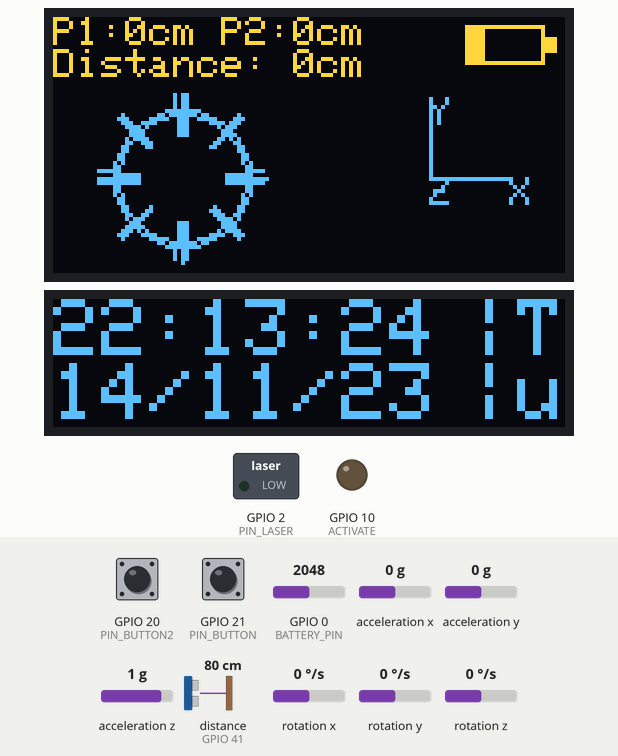
This sketch was run on a simulated ESP32-C3. Parts: 128×64 one-colour display, 128×32 one-colour display, switched loads named in the sketch (green lamp = pin HIGH), output pins drawn as LEDs (lit = HIGH). Inputs (shaded band) come from the test bench; at power-on: GPIO 21 (PIN_BUTTON) HIGH, GPIO 20 (PIN_BUTTON2) HIGH, acceleration x 0 g, GPIO 0 (BATTERY_PIN) = 2048, acceleration y 0 g, acceleration z 1 g, distance to the obstacle (sensor on GPIO 41) 80 cm, rotation x 0 °/s, rotation y 0 °/s, rotation z 0 °/s (analog values on the 0–4095 scale). The OLED is the two-colour kind (top 16 rows yellow); WiFi joins after 1.5 s; servers stay silent unless stated; network time is answered at once with the bench clock; the local clock reads 2024-03-15 10:24:30 at power-on unless the sketch sets it; what the sketch prints to the serial monitor is not drawn.

Above: at 8.4 s.
8.5 s: GPIO 21 (PIN_BUTTON) pulled LOW for 0.15 s
At 8.85 s:
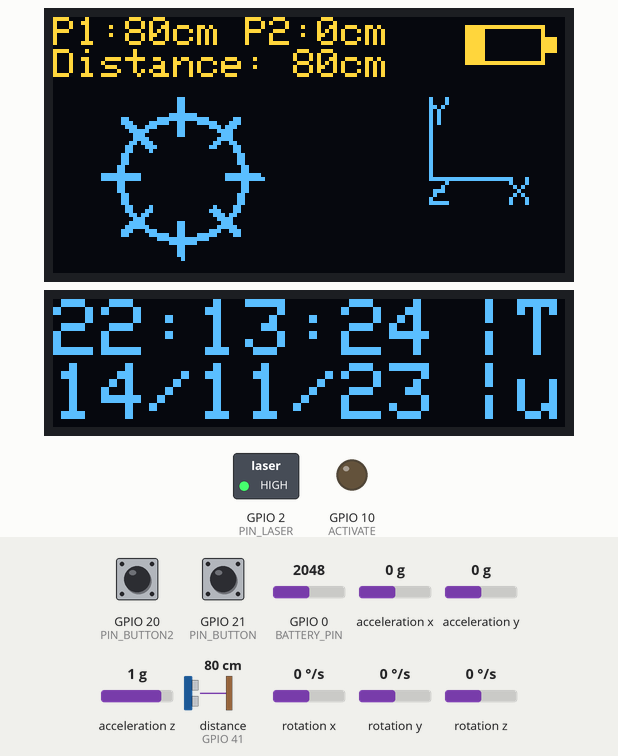
9.2 s: GPIO 20 (PIN_BUTTON2) pulled LOW for 0.15 s
At 9.9 s:
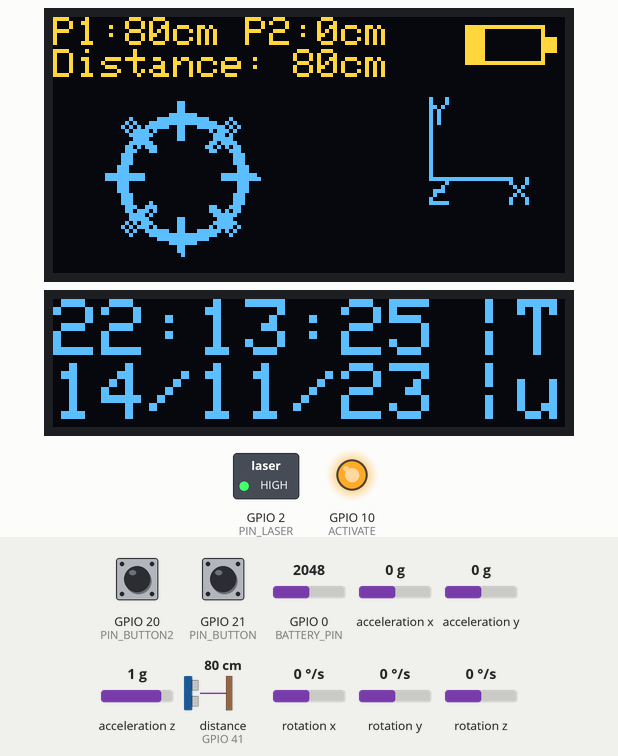
12.2 s: GPIO 21 (PIN_BUTTON) pulled LOW for 1 s
At 12.9 s:
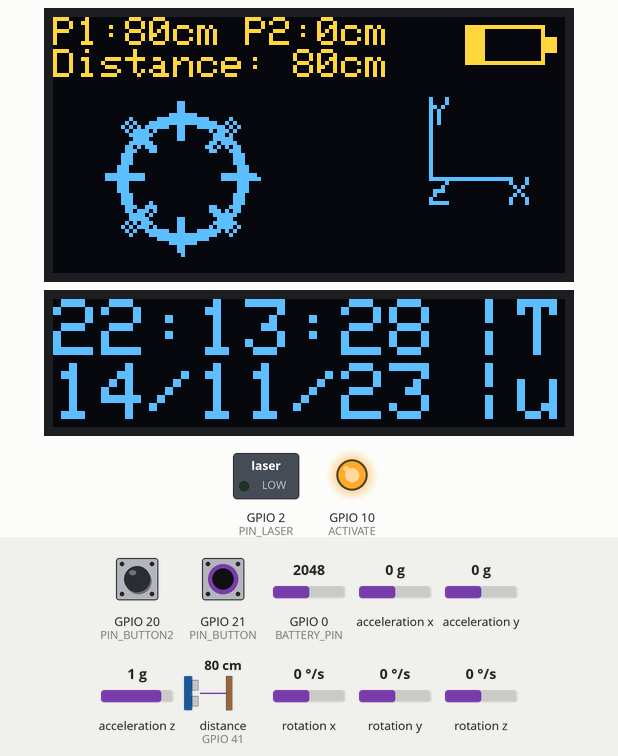
14.8 s: acceleration x set to -1.4 g
At 15.9 s:
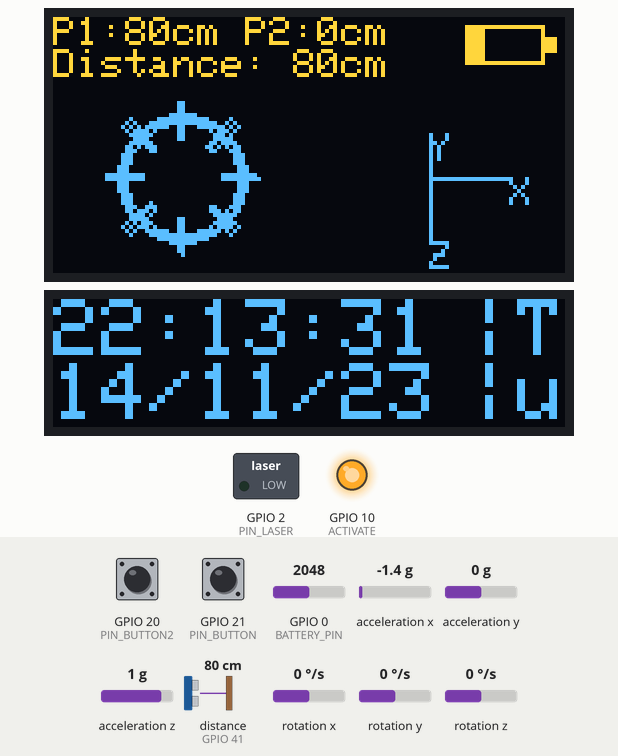
16.3 s: GPIO 0 (BATTERY_PIN) set to 2866
At 17.6 s:
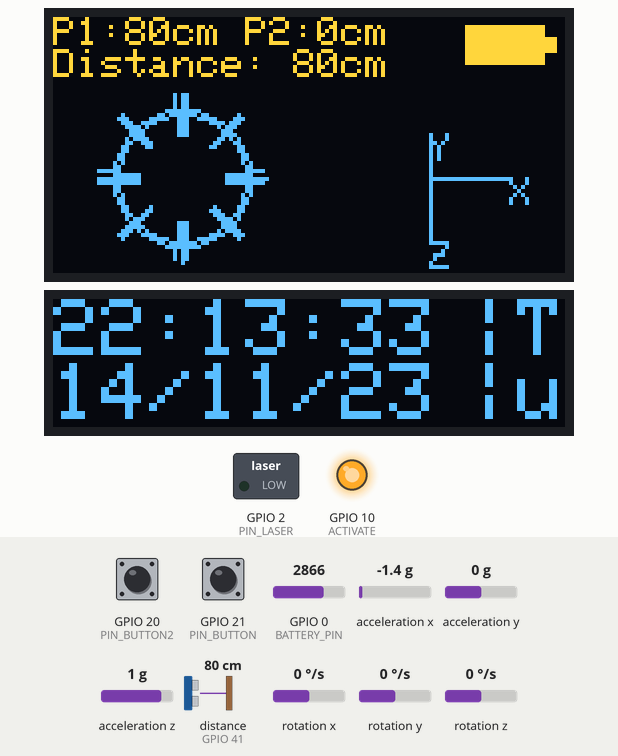
17.8 s: acceleration y set to -1.4 g
At 19.5 s:
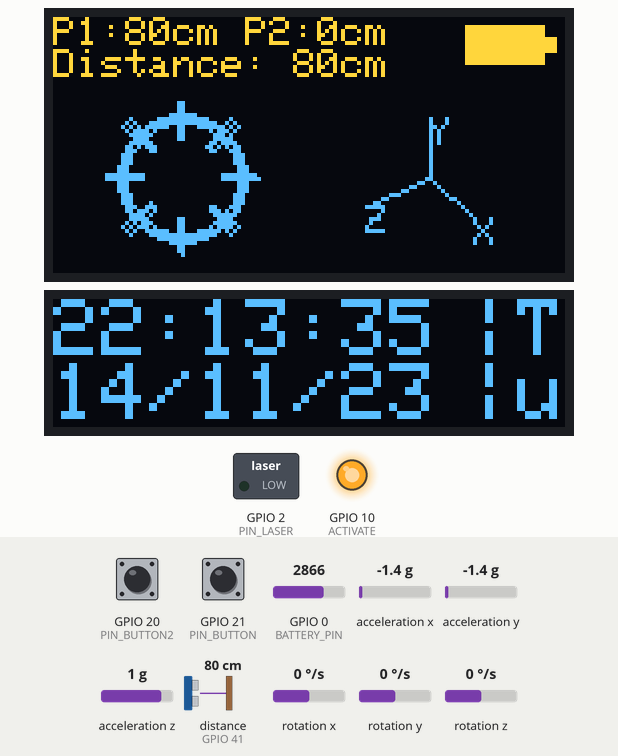
Timing chart, 0 to 20.3 s (numbered marks = the images above; inputs shaded):
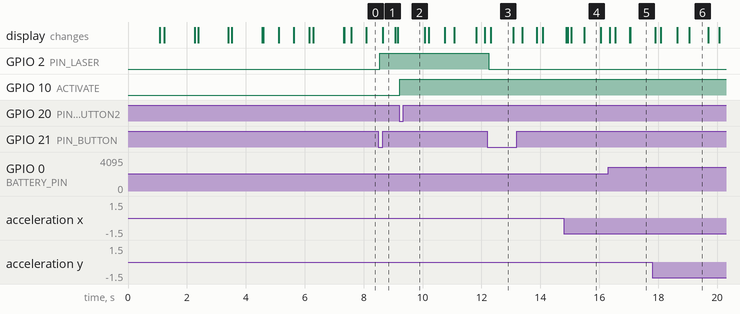

Measured:
- after the input at 8.5 s, GPIO 2 (PIN_LASER): LOW → HIGH after 0.05 s
- after the input at 9.2 s, GPIO 10 (ACTIVATE): LOW → HIGH at once
- after the input at 12.2 s, GPIO 2 (PIN_LASER): HIGH → LOW at once
- what the display in image 1 shows lasts 0.4 s, from 8.7 s to 9.1 s
- what the display in image 3 shows lasts 0.8 s, from 12.3 s to 13.1 s
- what the display in image 4 shows lasts 0.5 s, from 15.5 s to 16.0 s

The sketch:

CH_watch_esp32-C3_previous.ino
```cpp
#include <Adafruit_GFX.h>
#include <Adafruit_SSD1306.h>
#include <MPU6050.h>
#include "RTClib.h"
#include <math.h>
#include <WiFi.h>
#include <WiFiUdp.h>
#include <NTPClient.h>
#include "VL53L1X.h"
#include <esp_task_wdt.h>

#define CHAOS_STAR_X      32
#define CHAOS_STAR_Y      40
#define CHAOS_STAR_SIZE   20

// ========== ПИНЫ ==========
const uint8_t PIN_SDA = 6;
const uint8_t PIN_SCL = 5;
const uint8_t PIN_LASER = 2;
const uint8_t PIN_BUTTON = 21;
const uint8_t PIN_BUTTON2 = 20;
const uint8_t ACTIVATE = 10;
const uint8_t BATTERY_PIN = 0;

// ========== ДИСПЛЕИ ==========
#define SCREEN1_WIDTH 128
#define SCREEN1_HEIGHT 64
#define SCREEN1_ADDR 0x3D
Adafruit_SSD1306 display1(SCREEN1_WIDTH, SCREEN1_HEIGHT, &Wire);

#define SCREEN2_WIDTH 128
#define SCREEN2_HEIGHT 32
#define SCREEN2_ADDR 0x3C
Adafruit_SSD1306 display2(SCREEN2_WIDTH, SCREEN2_HEIGHT, &Wire);

// ========== NTP ==========
WiFiUDP ntpUDP;
NTPClient timeClient(ntpUDP, "pool.ntp.org", 10800);

// ========== ДАТЧИКИ ==========
MPU6050 imu(0x69);
RTC_DS1307 rtc;
VL53L1X tofSensor;

// ========== ДАННЫЕ ==========
struct {
  uint16_t distance;
  float angle;
} measurements[2];

struct {
  float x, y, z;
} acceleration;

struct {
  bool useNTP = false;
  bool wifiConnected = false;
} wifiState;

const struct {
  const char* ssid;
  const char* password;
} wifiNetworks[3] = {
  {"TP-Link_C552", "57174198"},
  {"ssid", "passwd"},
  {"CH_net.su", "vybp2748"}
};

// ========== СОСТОЯНИЕ ==========
volatile bool buttonPressed = false;
volatile unsigned long lastButtonPress = 0;
uint8_t current_point = 0;
uint8_t operation_mode = 0;
bool laser_active = false;
uint8_t chaosPulsePhase = 0;
uint32_t lastSync = 0;
uint32_t last_update = 0;
volatile bool button2Pressed = false;
volatile unsigned long lastButton2Press = 0;

// ========== КОНСТАНТЫ ==========
const uint8_t DISPLAY_ORIGIN_X = 128/2 + 30;
const uint8_t DISPLAY_ORIGIN_Y = 40;
const uint8_t AXIS_LENGTH = 20;
const uint16_t MEASURE_INTERVAL = 50;
const char daysOfTheWeek[7][12] = {"Su","Mo","Tu","We","Th","Fr","Sa"};
const int wifiNetworksCount = sizeof(wifiNetworks) / sizeof(wifiNetworks[0]);
const float VOLTAGE_FULL = 4.2;
const float VOLTAGE_EMPTY = 3.0;

// ========== ПРОТОТИПЫ ФУНКЦИЙ ==========
void IRAM_ATTR buttonISR();
void IRAM_ATTR button2ISR();
void drawChaosStar(Adafruit_SSD1306 &display, uint8_t x, uint8_t y, uint8_t size, uint8_t pulsePhase);
void draw3DAxis(Adafruit_SSD1306 &display, float pitch, float roll, float yaw);
void handleButtonPress();
void handleButton2Press();
void showInitMessage(const String& message, bool clear = true);

void setup() {
  Serial.begin(115200);

  // Инициализация основного дисплея в первую очередь
  Wire.begin(PIN_SDA, PIN_SCL);
  if(!display1.begin(SSD1306_SWITCHCAPVCC, SCREEN1_ADDR)) {
    Serial.println("Display1 не найден!");
    while(1);
  }

  showInitMessage("Starting system...");
  delay(1000);

  setupPins();
  setupI2C();

  showInitMessage("Initializing components:");
  delay(1000);

  setupDisplays();
  setupSensors();

  showInitMessage("Connecting to WiFi...");
  wifiState.wifiConnected = connectToWiFi();
  wifiState.useNTP = wifiState.wifiConnected;

  if (wifiState.wifiConnected) {
    showInitMessage("Syncing time...");
    syncTimeWithNTP();
  }

  // Финальное сообщение
  display1.clearDisplay();
  display1.setTextSize(1);
  display1.setCursor(0,0);
  display1.println("System initialized");
  display1.setCursor(0,16);
  display1.print("WiFi: ");
  display1.println(wifiState.wifiConnected ? "OK" : "FAIL");
  display1.setCursor(0,32);
  display1.println("Ready to work!");
  display1.display();
  delay(1000);

  Serial.println("Система инициализирована");
}

void loop() {
  if (wifiState.wifiConnected && millis() - lastSync >= 3600000) {
    syncTimeWithNTP();
    lastSync = millis();
  }

  uint32_t current_time = millis();

  if(current_time - last_update < MEASURE_INTERVAL) return;
  last_update = current_time;

  if (buttonPressed) {
    buttonPressed = false;
    handleButtonPress();
  }

  if (button2Pressed) {
    button2Pressed = false;
    handleButton2Press();
  }

  readSensors();
  updateDisplays();
}

// ========== ФУНКЦИЯ ДЛЯ ВЫВОДА СООБЩЕНИЙ ИНИЦИАЛИЗАЦИИ ==========
void showInitMessage(const String& message, bool clear) {
  display1.clearDisplay();
  display1.setTextSize(1);
  display1.setTextColor(WHITE);
  display1.setCursor(0,0);
  display1.println(message);
  display1.display();
  Serial.println(message);
}

// ========== ОБРАБОТЧИКИ ПРЕРЫВАНИЙ ==========
void IRAM_ATTR buttonISR() {
  unsigned long currentTime = millis();
  if (currentTime - lastButtonPress > 100) {
    buttonPressed = true;
    lastButtonPress = currentTime;
  }
}

void IRAM_ATTR button2ISR() {
  unsigned long currentTime = millis();
  if (currentTime - lastButton2Press > 100) {
    button2Pressed = true;
    lastButton2Press = currentTime;
  }
}

// ========== ОБРАБОТКА НАЖАТИЙ ==========
void handleButtonPress() {
  operation_mode = (operation_mode + 1) % 3;

  switch(operation_mode) {
    case 1:
      laser_active = true;
      digitalWrite(PIN_LASER, HIGH);
      takeMeasurement();
      break;

    case 2:
      laser_active = false;
      digitalWrite(PIN_LASER, LOW);
      current_point = (current_point + 1) % 2;
      break;
  }
}

void handleButton2Press() {
  digitalWrite(ACTIVATE, HIGH);
  Serial.println("Button 2 pressed");
}

// ========== ОСНОВНЫЕ ФУНКЦИИ ==========
DateTime getCurrentTime() {
  if (wifiState.useNTP && wifiState.wifiConnected) {
    timeClient.update();
    return DateTime(timeClient.getEpochTime());
  }
  return rtc.now();
}

bool connectToWiFi() {
  if (wifiNetworksCount == 0) {
    showInitMessage("No WiFi networks", false);
    return false;
  }

  for (int i = 0; i < wifiNetworksCount; i++) {
    if (strlen(wifiNetworks[i].ssid) == 0) continue;

    display1.print("Trying: ");
    display1.println(wifiNetworks[i].ssid);
    display1.display();
    WiFi.mode(WIFI_STA);
    WiFi.begin(wifiNetworks[i].ssid, wifiNetworks[i].password);
    int attempts = 0;
    while (attempts < 20) {
      if (WiFi.status() == WL_CONNECTED) {
        showInitMessage("WiFi connected!", false);
        timeClient.begin();
        return true;
      }
      delay(500);
      display1.print(".");
      display1.display();
      attempts++;
    }
    showInitMessage("Failed to connect", false);
    WiFi.disconnect();
    delay(1000);
  }

  showInitMessage("All attempts failed", false);
  return false;
}

void syncTimeWithNTP() {
  if (wifiState.wifiConnected && timeClient.update()) {
    DateTime ntpTime(timeClient.getEpochTime());
    rtc.adjust(ntpTime);
    showInitMessage("Time synced!", false);
    Serial.println("Time synchronized with NTP");
  }
}

void setupPins() {
  pinMode(PIN_LASER, OUTPUT);
  pinMode(ACTIVATE, OUTPUT);
  digitalWrite(ACTIVATE, LOW);
  pinMode(PIN_BUTTON, INPUT_PULLUP);
  pinMode(PIN_BUTTON2, INPUT_PULLUP);
  digitalWrite(PIN_LASER, LOW);
  analogReadResolution(12);       // Устанавливаем разрешение АЦП (9-12 бит)
  analogSetAttenuation(ADC_11db); // Установка аттенюатора: 11 dB (макс. ~3.1 В)

  attachInterrupt(digitalPinToInterrupt(PIN_BUTTON), buttonISR, FALLING);
  attachInterrupt(digitalPinToInterrupt(PIN_BUTTON2), button2ISR, FALLING);

  showInitMessage("Pins initialized", false);
}

void setupI2C() {
  Wire.begin(PIN_SDA, PIN_SCL);
  Wire.setClock(100000);
  pinMode(PIN_SDA, INPUT_PULLUP);
  pinMode(PIN_SCL, INPUT_PULLUP);
  delay(100);

  showInitMessage("I2C initialized", false);
}

void setupDisplays() {
  showInitMessage("Init displays...", false);

  if(!display2.begin(SSD1306_SWITCHCAPVCC, SCREEN2_ADDR)) {
    showInitMessage("Display2: FAIL", false);
    Serial.println("Display2 не найден!");
    while(1);
  }
  showInitMessage("Display2: OK", false);

  display2.clearDisplay();
  display2.setTextSize(1);
  display2.setTextColor(WHITE);
  display2.setCursor(32,16);
  display2.println("Made in Dimasik");
  display2.setCursor(72,24);
  display2.println("from FAKI");
  display2.display();
}

void setupSensors() {
  showInitMessage("Init sensors:", false);

  // MPU6050
  imu.initialize();
  bool mpuStatus = imu.testConnection();
  display1.print("MPU6050: ");
  display1.println(mpuStatus ? "OK" : "FAIL");
  display1.display();
  Serial.println(mpuStatus ? "MPU6050 OK" : "MPU6050 fail");
  delay(1000);

  // RTC
  if(!rtc.begin()) {
    showInitMessage("RTC: FAIL", false);
    Serial.println("RTC не инициализирован");
    while(1);
  }
  showInitMessage("RTC: OK", false);
  delay(100);

  // VL53L1X
  Wire.beginTransmission(0x29);
  if (Wire.endTransmission() == 0) {
    if (!tofSensor.init()) {
      showInitMessage("VL53L1X: FAIL", false);
      Serial.println("Ошибка инициализации VL53L1X!");
      while (1);
    }
    tofSensor.setAddress(0x29);
    tofSensor.setDistanceMode(VL53L1X::Long);
    tofSensor.setMeasurementTimingBudget(50000);
    tofSensor.startContinuous(50);
    showInitMessage("VL53L1X: OK", false);
    Serial.println("VL53L1X инициализирован");
  } else {
    showInitMessage("VL53L1X: Not found", false);
  }
  delay(1000);

  rtc.adjust(DateTime(F(__DATE__), F(__TIME__)));
}

uint8_t readBatteryPercent() {
  int adcValue = analogRead(BATTERY_PIN);
  float voltage = adcValue * (3.3 / 4095.0) * 2.0; // делитель 1:1

  voltage = constrain(voltage, VOLTAGE_EMPTY, VOLTAGE_FULL);
  float percentFloat = (voltage - VOLTAGE_EMPTY) / (VOLTAGE_FULL - VOLTAGE_EMPTY) * 100.0;

  percentFloat = constrain(percentFloat, 0.0, 100.0);
  uint8_t percent = (uint8_t)round(percentFloat);

  return percent;
}

void drawBatteryIndicator(uint8_t percent, Adafruit_SSD1306 &display) {
  if (percent > 100) percent = 100;

  // Координаты и размеры индикатора
  int16_t x = SCREEN1_WIDTH - 25;
  int16_t y = 2;
  int16_t width = 20;
  int16_t height = 10;
  int16_t capWidth = 3;
  int16_t capHeight = 4;

  // Очищаем область
  display.fillRect(x - 1, y - 1, width + capWidth + 2, height + 2, SSD1306_BLACK);
  // Рисуем контур батареи
  display.drawRect(x, y, width, height, SSD1306_WHITE);
  // Рисуем "колпачок" батареи
  display.fillRect(x + width, y + (height - capHeight) / 2, capWidth, capHeight, SSD1306_WHITE);

  // Рассчитываем ширину заполненной части
  int16_t fillWidth = (width - 2) * percent / 100;

  // Ограничиваем ширину заполнения, чтобы не выходить за границы
  fillWidth = constrain(fillWidth, 0, width - 2);

  // Определяем стиль отображения в зависимости от уровня заряда
  bool invert = false;

  if (percent < 20) {
    // Низкий заряд - мигаем, инвертируя изображение
    if (millis() % 1000 < 500) {
      invert = true; // Мигание
    }
  }

  // Рисуем уровень заряда (или инвертированное изображение)
  if (fillWidth > 0) {
    if (invert) {
      //Инвертируем только ту область, которую хотим "показать"
      display.fillRect(x + 1, y + 1, fillWidth, height - 2, SSD1306_BLACK); // Черный прямоугольник (как бы "стираем")
      display.fillRect(x + 1, y + 1, fillWidth, height - 2, SSD1306_WHITE); //Рисуем рамку "батарейки"
    } else {
      display.fillRect(x + 1, y + 1, fillWidth, height - 2, SSD1306_WHITE); //Белый прямоугольник (заполняем батарею)
    }
  } else if (percent < 20 && !invert) {
    //Если аккумулятор почти разряжен и не мигает - показываем хотя бы рамку
       display.drawRect(x + 1, y + 1, 1, height - 2, SSD1306_WHITE); // рисуем одну полоску, чтобы показать что он вообще есть
  }
}

void readSensors() {
  static int16_t ax, ay, az;
  static int16_t ax_prev, ay_prev, az_prev;

  imu.getAcceleration(&ax, &ay, &az);
  acceleration.x = (ax_prev * 0.7) + (ax * 0.3) / 16384.0;
  acceleration.y = (ay_prev * 0.7) + (ay * 0.3) / 16384.0;
  acceleration.z = (az_prev * 0.7) + (az * 0.3) / 16384.0;
  ax_prev = ax; ay_prev = ay; az_prev = az;
}

void takeMeasurement() {
  tofSensor.read();
  measurements[current_point].distance = tofSensor.ranging_data.range_mm / 10;
  measurements[current_point].angle = atan2(acceleration.y, acceleration.x);
}

void updateDisplays() {
  DateTime now = rtc.now();

  // Основной дисплей
  display1.clearDisplay();

  uint8_t batPercent = readBatteryPercent();
  drawBatteryIndicator(batPercent, display1);

  display1.setTextSize(1);
  display1.setTextColor(SSD1306_WHITE);
  display1.setCursor(0, 0);
  display1.print("P1:");
  display1.print(measurements[0].distance);
  display1.print("cm P2:");
  display1.print(measurements[1].distance);
  display1.println("cm");

  uint16_t dist = sqrt(measurements[1].distance*measurements[1].distance + measurements[0].distance*measurements[0].distance - 2*measurements[1].distance*measurements[0].distance*cos(measurements[1].angle - measurements[0].angle));
  display1.print("Distance: ");
  display1.print(dist);
  display1.println("cm");

  draw3DAxis(display1,
    atan2(acceleration.y, acceleration.z),
    atan2(-acceleration.x, sqrt(acceleration.y*acceleration.y + acceleration.z*acceleration.z)),
    0);

  chaosPulsePhase++;
  drawChaosStar(display1, CHAOS_STAR_X, CHAOS_STAR_Y, CHAOS_STAR_SIZE, chaosPulsePhase, 0.5);
  display1.display();

  // Второй дисплей
  display2.clearDisplay();
  display2.setTextSize(2);
  display2.setTextColor(WHITE);
  display2.setCursor(0,0);
  display2.print(now.hour(), DEC);
  display2.print(':');
  display2.print(now.minute(), DEC);
  display2.print(':');
  display2.print(now.second(), DEC);
  display2.setCursor(104,0);
  display2.print('|');
  display2.println(daysOfTheWeek[now.dayOfTheWeek()][0]);

  display2.print(now.day(), DEC);
  display2.print('/');
  display2.print(now.month(), DEC);
  display2.print('/');
  display2.print(now.year() % 100, DEC);
  display2.setCursor(104,16);
  display2.print('|');
  display2.println(daysOfTheWeek[now.dayOfTheWeek()][1]);
  display2.display();
}

void draw3DAxis(Adafruit_SSD1306 &display, float pitch, float roll, float yaw) {
  const uint8_t ORIGIN_X = DISPLAY_ORIGIN_X;
  const uint8_t ORIGIN_Y = DISPLAY_ORIGIN_Y;
  const uint8_t AXIS_LENGTH = 20;

  const float cosX = cosf(roll), sinX = sinf(roll);
  const float cosY = cosf(pitch), sinY = sinf(pitch);
  const float cosZ = cosf(yaw), sinZ = sinf(yaw);

  const float axisEnds[3][3] = {{AXIS_LENGTH,0,0},{0,AXIS_LENGTH,0},{0,0,AXIS_LENGTH}};
  int16_t x2d[3], y2d[3];

  for (uint8_t i = 0; i < 3; i++) {
    float x = axisEnds[i][0]*cosZ - axisEnds[i][1]*sinZ;
    float y = axisEnds[i][0]*sinZ + axisEnds[i][1]*cosZ;
    float z = axisEnds[i][2];
    float x2 = x*cosY + z*sinY;
    z = -x*sinY + z*cosY;
    y = y*cosX - z*sinX;
    x2d[i] = ORIGIN_X + (int16_t)x2;
    y2d[i] = ORIGIN_Y - (int16_t)y;
  }

  const char axisLabels[3] = {'X','Y','Z'};
  display.setTextColor(SSD1306_WHITE);
  display.setTextSize(1);
  for (uint8_t i = 0; i < 3; i++) {
    display.drawLine(ORIGIN_X, ORIGIN_Y, x2d[i], y2d[i], SSD1306_WHITE);
    display.setCursor(x2d[i], y2d[i]);
    display.print(axisLabels[i]);
  }
}

void drawChaosStar(Adafruit_SSD1306 &display, uint8_t x, uint8_t y, uint8_t size, uint8_t pulsePhase, float dark) {
  uint8_t pulseOffset = (sin(pulsePhase * 0.1) * 2);
  size += pulseOffset;

  for (int i = 0; i < 8; i++) {
    float angle = i * PI / 4;
    for (int j = -1; j <= 1; j++) {
      float offsetAngle = angle + j * 0.05;
      int16_t x1 = x + cos(offsetAngle)*size;
      int16_t y1 = y + sin(offsetAngle)*size;
      int16_t x2 = x + cos(offsetAngle)*(size*0.4);
      int16_t y2 = y + sin(offsetAngle)*(size*0.4);
      display.drawLine(x, y, x1, y1, SSD1306_WHITE);
      display.drawLine(x, y, x2, y2, SSD1306_WHITE);
    }
  }
  display.fillCircle(x, y, size*dark, SSD1306_BLACK);
  for (int r = size-1; r <= size+1; r++) {
    display.drawCircle(x, y, r*0.8, SSD1306_WHITE);
  }
}
```
